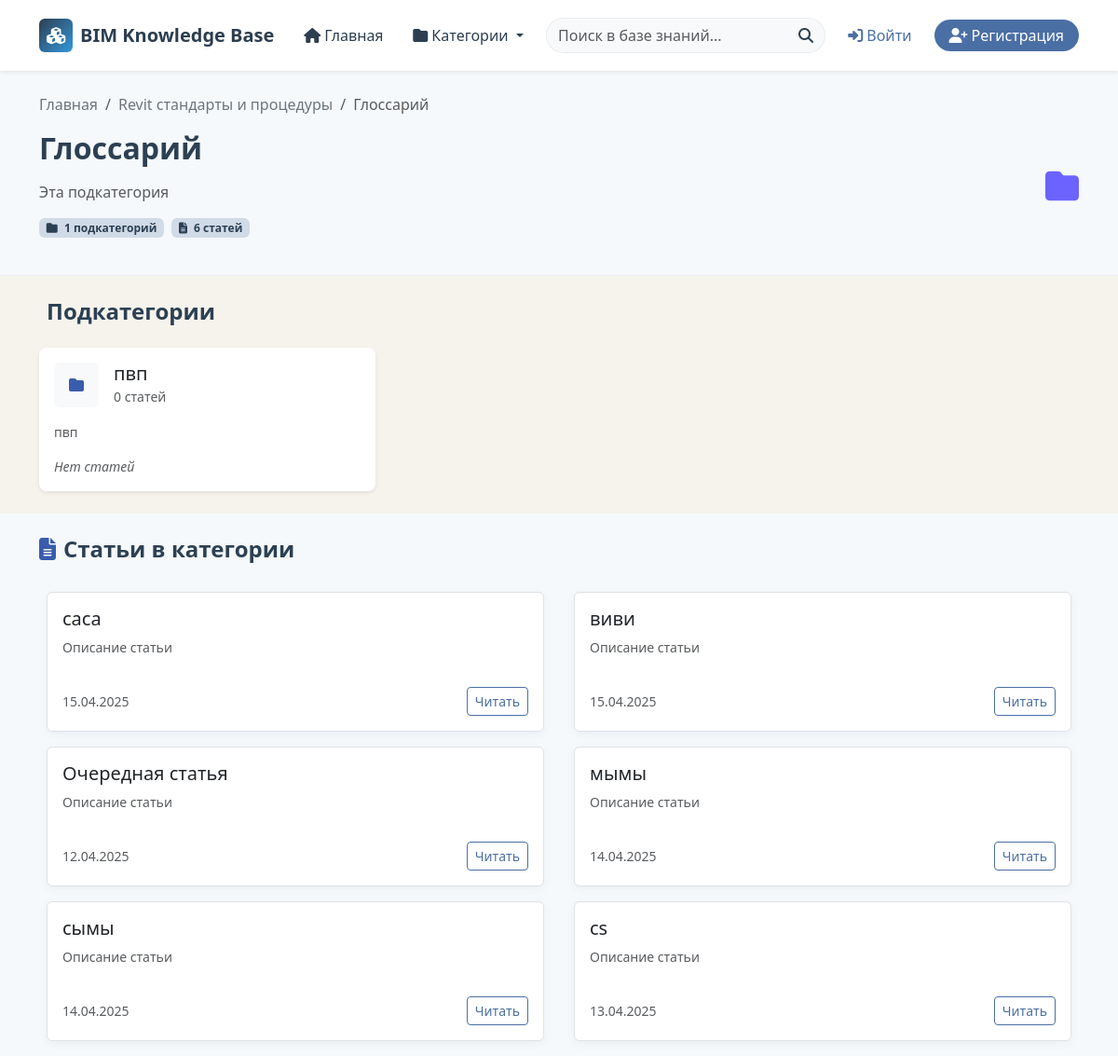
/category/6/, run on the app's committed database.
### articles/models.py (models this page shows, shortened)
class Category(models.Model):
    name = models.CharField(max_length=200)
    parent = models.ForeignKey('self', on_delete=models.SET_NULL, null=True, blank=True, related_name='subcategories')
    description = models.TextField(blank=True)
    class Meta:
        verbose_name_plural = "Categories"
    def get_absolute_url(self):
        return reverse("category_detail", kwargs={"pk": self.pk})

class Article(models.Model):
    title = models.CharField(max_length=200)
    content = RichTextUploadingField(blank=True, null=True)
    category = models.ForeignKey(Category, on_delete=models.CASCADE, related_name='articles')
    snippet = models.CharField(max_length=200, default="Описание статьи")
    author = models.ForeignKey(User, on_delete=models.CASCADE)
    created_date = models.DateTimeField(auto_now_add=True)
    updated_date = models.DateTimeField(auto_now=True)
    class Meta:
        ordering = ['-updated_date', '-created_date']
    def get_absolute_url(self):
        return reverse("article_detail", kwargs={"id": self.id})

### articles/views.py (the view)
# urls.py: path('category/<int:pk>/', views.CategoryDetailView.as_view(), name='category_detail'),
class CategoryDetailView(DetailView):
    model = Category
    template_name = "articles/category_detail.html"
    context_object_name = "category"
    def get_context_data(self, **kwargs):
        context = super().get_context_data(**kwargs)
        category = self.object
        context['subcategories'] = category.subcategories.all()
        context['articles'] = category.articles.all()
        return context

### articles/context_proccessors.py (called while the page is built)
def navbar_context(request):
    return{
        "menu": Category.objects.filter(parent=None),
    }

### articles/templates/articles/category_detail.html (shortened to what this page needs)
{% extends 'base.html' %}
{% load static %}
{% block content %}
<section class="category-header py-4">
  <div class="container">
    <nav aria-label="breadcrumb">
      <ol class="breadcrumb mb-3">
        <li class="breadcrumb-item"><a href="{% url 'home' %}" class="text-decoration-none text-secondary">Главная</a></li>
        {% if category.parent %}
          <li class="breadcrumb-item"><a href="{{ category.parent.get_absolute_url }}" class="text-decoration-none text-secondary">{{ category.parent.name }}</a></li>
        {% endif %}
        <li class="breadcrumb-item active" aria-current="page">{{ category.name }}</li>
      </ol>
    </nav>
    <div class="row align-items-center">
      <div class="col-lg-9">
        <h1 class="h2 fw-bold mb-2">{{ category.name }}</h1>
        <p class="text-muted">{{ category.description }}</p>
        <div class="d-flex flex-wrap mt-3 mb-3 gap-2">
          <span class="badge bg-light text-primary">
            <i class="fas fa-folder me-1"></i> {% if subcategories %}{{ subcategories|length }}{% else %}0{% endif %} подкатегорий
          </span>
          <span class="badge bg-light text-success">
            <i class="fas fa-file-alt me-1"></i> {{ articles|length }} статей
          </span>
        </div>
      </div>
      <div class="col-lg-3 d-none d-lg-block text-end">
        <div class="category-icon-wrapper">
          <i class="fas fa-{{ category.icon|default:'folder' }} category-icon"></i>
        </div>
      </div>
    </div>
  </div>
</section>
{% if subcategories %}
<section class="subcategories-section py-4">
  <div class="container">
    <h2 class="h4 fw-bold mb-3">
      Подкатегории
    </h2>
    <div class="row g-3">
      {% for subcategory in subcategories %}
        {% with subcategory_articles=subcategory.articles.all %}
        <div class="col-md-6 col-lg-4">
          <div class="card subcategory-card h-100 border-0 shadow-sm hover-shadow">
            <div class="card-body">
              <div class="d-flex align-items-center mb-3">
                <div class="subcategory-icon me-3 bg-light text-primary rounded">
                  <i class="fas fa-{{ subcategory.icon|default:'folder' }}"></i>
                </div>
                <div>
                  <h3 class="h5 mb-0">
                    <a href="{{ subcategory.get_absolute_url }}" class="text-decoration-none text-dark">{{ subcategory.name }}</a>
                  </h3>
                  <small class="text-muted">{{ subcategory_articles|length }} статей</small>
                </div>
              </div>
              <p class="card-text text-muted small mb-3">{{ subcategory.description|truncatewords:12 }}</p>
              {% if subcategory_articles %}
              <div class="subcategory-articles">
                <ul class="list-unstyled small mb-0">
                  {% for article in subcategory_articles|slice:":3" %}
                    <li class="py-1 border-bottom border-light">
                      <a href="{{ article.get_absolute_url }}" class="text-decoration-none text-dark d-flex align-items-center">
                        <i class="fas fa-file-alt me-2 text-primary small"></i>
                        <span class="text-truncate">{{ article.title }}</span>
                      </a>
                    </li>
                  {% endfor %}
                </ul>
                {% if subcategory_articles|length > 3 %}
                  <div class="mt-2 text-end">
                    <a href="{{ subcategory.get_absolute_url }}" class="text-decoration-none text-primary small">
                      Все статьи <i class="fas fa-chevron-right ms-1"></i>
                    </a>
                  </div>
                {% endif %}
              </div>
              {% else %}
              <div class="text-muted small fst-italic">Нет статей</div>
              {% endif %}
            </div>
          </div>
        </div>
        {% endwith %}
      {% endfor %}
    </div>
  </div>
</section>
{% endif %}
{% if articles %}
<section class="articles-section py-4">
  <div class="container">
    <h2 class="h4 fw-bold mb-3">
      <i class="fas fa-file-alt me-2 text-primary"></i>Статьи в категории
    </h2>
    <div class="row g-3">
      {% for article in articles %}
      <div class="col-md-6">
        <div class="article-card h-100 p-3 border rounded hover-shadow">
          <div class="d-flex flex-column h-100">
            <h3 class="h5 mb-2">
              <a href="{{ article.get_absolute_url }}" class="text-decoration-none text-dark">{{ article.title }}</a>
            </h3>
            <p class="text-muted small mb-3 flex-grow-1">{{ article.snippet|truncatechars:120 }}</p>
            <div class="d-flex justify-content-between align-items-center mt-auto">
              <div class="article-meta text-muted small">
                <span>{{ article.created_date|date:"d.m.Y" }}</span>
              </div>
              <div class="d-flex align-items-center gap-2">
                <a href="{{ article.get_absolute_url }}" class="btn btn-sm btn-outline-primary">
                  Читать
                </a>
              </div>
            </div>
          </div>
        </div>
      </div>
      {% endfor %}
    </div>
  </div>
</section>
{% endif %}
{% endblock %}

### static/css/main.css (style rules this page uses)
:root { --primary-color: #2070b0; --secondary-color: #34495e; --accent-color: #3498db; --light-bg: #f5f9fc; --border-color: #e1e8ed; --text-primary: #333333; --text-secondary: #666666; }
body { color: var(--text-primary); }
a { color: var(--primary-color); text-decoration: none; transition: color 0.3s ease; }
.breadcrumb { background-color: transparent; }
.article-meta { color: var(--text-secondary); }
.category-icon { font-size: 36px; color: #6c63ff; margin-bottom: 10px; }
.article-card { transition: all 0.3s ease; border-radius: 12px; overflow: hidden; margin: 0.5rem; background-color: #ffffff; color: #f8f9fa; }
.text-primary { color: #3a5cad !important; }
.btn-outline-primary { color: #3a5cad; border-color: #3a5cad; }

### articles/templates/articles/category_detail.html (style rules this page uses)
:root { --primary-color: #4a6fa5; --secondary-color: #6b8cae; --accent-color: #88a2bc; --light-accent: #d0dbe7; --dark-accent: #2c4053; --gradient-start: #4a6fa5; --gradient-end: #88a2bc; --card-bg:rgb(255, 255, 255); --section-bg-1: #f5f9fc; --section-bg-2: rgba(237, 231, 218, 0.5); --hover-shadow: rgba(194, 191, 179, 0.15); --border-color: rgba(174, 195, 216, 0.2); --text-primary: #2c4053; --text-secondary: #5b7a9a; --text-muted: #8096ab; }
.category-header { background-color: var(--section-bg-1); border-bottom: 1px solid var(--border-color); }
.subcategories-section { background-color: var(--section-bg-2); padding: 30px 0; }
.articles-section { background-color: var(--section-bg-1); padding: 30px 0; }
.subcategory-card { background-color: var(--card-bg); border-radius: 8px; transition: all 0.3s ease; border: 1px solid var(--border-color); }
.subcategory-icon { width: 48px; height: 48px; background-color: var(--light-accent); border-radius: 12px; display: flex; align-items: center; justify-content: center; transition: all 0.3s ease; }
.article-card { transition: all 0.3s ease; background-color: var(--card-bg); border-radius: 10px; border: 1px solid var(--border-color); overflow: hidden; box-shadow: 0 3px 10px rgba(44, 64, 83, 0.05); }
.hover-shadow { transition: all 0.3s cubic-bezier(0.175, 0.885, 0.32, 1.275); border: 1px solid var(--border-color); border-radius: 8px; overflow: hidden; }
.btn-outline-primary { color: var(--primary-color); border-color: var(--primary-color); }
.badge.bg-light { background-color: var(--light-accent) !important; color: var(--dark-accent) !important; }

### data on the page
Category: parent.name "Revit стандарты и процедуры", name "Глоссарий", description "Эта подкатегория"
Category: name "пвп", articles.all|length "0", description "пвп"
Article: title "caca", snippet "Описание статьи", created_date "15.04.2025"
Article: title "виви", snippet "Описание статьи", created_date "15.04.2025"
Article: title "Очередная статья", snippet "Описание статьи", created_date "12.04.2025"
Article: title "мымы", snippet "Описание статьи", created_date "14.04.2025"
Article: title "сымы", snippet "Описание статьи", created_date "14.04.2025"
Article: title "cs", snippet "Описание статьи", created_date "13.04.2025"

### other printed values
{{ subcategories|length }} "1"
{{ articles|length }} "6"
